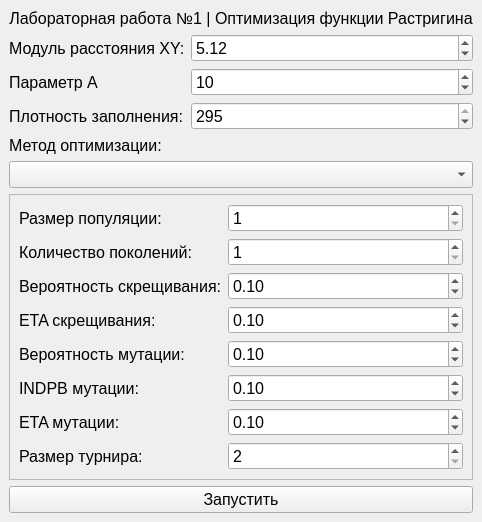
<?xml version="1.0" encoding="UTF-8"?>
<ui version="4.0">
 <class>MainWindow</class>
 <widget class="QMainWindow" name="MainWindow">
  <property name="geometry">
   <rect>
    <x>0</x>
    <y>0</y>
    <width>360</width>
    <height>370</height>
   </rect>
  </property>
  <property name="font">
   <font>
    <pointsize>12</pointsize>
   </font>
  </property>
  <property name="windowTitle">
   <string>Настройки</string>
  </property>
  <widget class="QWidget" name="centralwidget">
   <property name="enabled">
    <bool>true</bool>
   </property>
   <property name="layoutDirection">
    <enum>Qt::LeftToRight</enum>
   </property>
   <property name="autoFillBackground">
    <bool>false</bool>
   </property>
   <property name="inputMethodHints">
    <set>Qt::ImhNone</set>
   </property>
   <layout class="QVBoxLayout" name="verticalLayout">
    <item>
     <widget class="QLabel" name="label">
      <property name="enabled">
       <bool>true</bool>
      </property>
      <property name="maximumSize">
       <size>
        <width>10000</width>
        <height>30</height>
       </size>
      </property>
      <property name="font">
       <font>
        <pointsize>12</pointsize>
        <weight>50</weight>
        <italic>false</italic>
        <bold>false</bold>
        <underline>false</underline>
        <strikeout>false</strikeout>
        <kerning>true</kerning>
       </font>
      </property>
      <property name="layoutDirection">
       <enum>Qt::LeftToRight</enum>
      </property>
      <property name="autoFillBackground">
       <bool>false</bool>
      </property>
      <property name="frameShape">
       <enum>QFrame::NoFrame</enum>
      </property>
      <property name="frameShadow">
       <enum>QFrame::Plain</enum>
      </property>
      <property name="text">
       <string>Лабораторная работа №1 | Оптимизация функции Растригина</string>
      </property>
      <property name="alignment">
       <set>Qt::AlignHCenter|Qt::AlignTop</set>
      </property>
      <property name="wordWrap">
       <bool>false</bool>
      </property>
     </widget>
    </item>
    <item>
     <layout class="QFormLayout" name="formLayout_3">
      <item row="0" column="0">
       <widget class="QLabel" name="label_xy">
        <property name="font">
         <font>
          <pointsize>12</pointsize>
         </font>
        </property>
        <property name="text">
         <string>Модуль расстояния XY:</string>
        </property>
       </widget>
      </item>
      <item row="0" column="1">
       <widget class="QDoubleSpinBox" name="doubleSpinBox_xy">
        <property name="wrapping">
         <bool>false</bool>
        </property>
        <property name="frame">
         <bool>true</bool>
        </property>
        <property name="readOnly">
         <bool>false</bool>
        </property>
        <property name="minimum">
         <double>0.100000000000000</double>
        </property>
        <property name="maximum">
         <double>10.240000000000000</double>
        </property>
        <property name="value">
         <double>5.120000000000000</double>
        </property>
       </widget>
      </item>
      <item row="2" column="0">
       <widget class="QLabel" name="label_density">
        <property name="text">
         <string>Плотность заполнения:</string>
        </property>
       </widget>
      </item>
      <item row="2" column="1">
       <widget class="QSpinBox" name="spinBox_density">
        <property name="minimum">
         <number>10</number>
        </property>
        <property name="maximum">
         <number>295</number>
        </property>
        <property name="singleStep">
         <number>5</number>
        </property>
        <property name="value">
         <number>295</number>
        </property>
       </widget>
      </item>
      <item row="1" column="0">
       <widget class="QLabel" name="label_a_param">
        <property name="text">
         <string>Параметр А</string>
        </property>
       </widget>
      </item>
      <item row="1" column="1">
       <widget class="QSpinBox" name="spinBox_a_param">
        <property name="value">
         <number>10</number>
        </property>
       </widget>
      </item>
     </layout>
    </item>
    <item>
     <spacer name="verticalSpacer">
      <property name="orientation">
       <enum>Qt::Vertical</enum>
      </property>
      <property name="sizeHint" stdset="0">
       <size>
        <width>20</width>
        <height>40</height>
       </size>
      </property>
     </spacer>
    </item>
    <item>
     <widget class="QLabel" name="label_method">
      <property name="font">
       <font>
        <pointsize>12</pointsize>
        <weight>50</weight>
        <bold>false</bold>
       </font>
      </property>
      <property name="text">
       <string>Метод оптимизации:</string>
      </property>
     </widget>
    </item>
    <item>
     <widget class="QComboBox" name="comboBox_method"/>
    </item>
    <item>
     <widget class="QFrame" name="frame_genetic_params">
      <property name="enabled">
       <bool>true</bool>
      </property>
      <property name="frameShape">
       <enum>QFrame::StyledPanel</enum>
      </property>
      <property name="frameShadow">
       <enum>QFrame::Raised</enum>
      </property>
      <layout class="QVBoxLayout" name="verticalLayout_2">
       <item>
        <layout class="QFormLayout" name="formLayout_2">
         <property name="horizontalSpacing">
          <number>6</number>
         </property>
         <item row="0" column="0">
          <widget class="QLabel" name="label_population_size">
           <property name="text">
            <string>Размер популяции:</string>
           </property>
          </widget>
         </item>
         <item row="0" column="1">
          <widget class="QSpinBox" name="spinBox_population_size">
           <property name="minimum">
            <number>1</number>
           </property>
           <property name="maximum">
            <number>1000000</number>
           </property>
          </widget>
         </item>
         <item row="1" column="0">
          <widget class="QLabel" name="label_n_generations">
           <property name="text">
            <string>Количество поколений:</string>
           </property>
          </widget>
         </item>
         <item row="1" column="1">
          <widget class="QSpinBox" name="spinBox_n_generations">
           <property name="minimum">
            <number>1</number>
           </property>
           <property name="maximum">
            <number>1000000</number>
           </property>
          </widget>
         </item>
         <item row="2" column="0">
          <widget class="QLabel" name="label_cx_prob">
           <property name="text">
            <string>Вероятность скрещивания:</string>
           </property>
          </widget>
         </item>
         <item row="2" column="1">
          <widget class="QDoubleSpinBox" name="doubleSpinBox_cx_prob">
           <property name="maximum">
            <double>1.000000000000000</double>
           </property>
           <property name="singleStep">
            <double>0.010000000000000</double>
           </property>
           <property name="value">
            <double>0.100000000000000</double>
           </property>
          </widget>
         </item>
         <item row="3" column="0">
          <widget class="QLabel" name="label_mate_eta">
           <property name="text">
            <string>ETA скрещивания:</string>
           </property>
          </widget>
         </item>
         <item row="3" column="1">
          <widget class="QDoubleSpinBox" name="doubleSpinBox_mate_eta">
           <property name="maximum">
            <double>1.000000000000000</double>
           </property>
           <property name="singleStep">
            <double>0.010000000000000</double>
           </property>
           <property name="value">
            <double>0.100000000000000</double>
           </property>
          </widget>
         </item>
         <item row="4" column="0">
          <widget class="QLabel" name="label_mut_prob">
           <property name="text">
            <string>Вероятность мутации:</string>
           </property>
          </widget>
         </item>
         <item row="4" column="1">
          <widget class="QDoubleSpinBox" name="doubleSpinBox_mut_prob">
           <property name="maximum">
            <double>1.000000000000000</double>
           </property>
           <property name="singleStep">
            <double>0.010000000000000</double>
           </property>
           <property name="value">
            <double>0.100000000000000</double>
           </property>
          </widget>
         </item>
         <item row="5" column="0">
          <widget class="QLabel" name="label_mutate_indpb">
           <property name="text">
            <string>INDPB мутации:</string>
           </property>
          </widget>
         </item>
         <item row="5" column="1">
          <widget class="QDoubleSpinBox" name="doubleSpinBox_mutate_indpb">
           <property name="maximum">
            <double>1.000000000000000</double>
           </property>
           <property name="singleStep">
            <double>0.010000000000000</double>
           </property>
           <property name="value">
            <double>0.100000000000000</double>
           </property>
          </widget>
         </item>
         <item row="6" column="0">
          <widget class="QLabel" name="label_mutate_eta">
           <property name="text">
            <string>ETA мутации:</string>
           </property>
          </widget>
         </item>
         <item row="6" column="1">
          <widget class="QDoubleSpinBox" name="doubleSpinBox_mutate_eta">
           <property name="maximum">
            <double>1.000000000000000</double>
           </property>
           <property name="singleStep">
            <double>0.010000000000000</double>
           </property>
           <property name="value">
            <double>0.100000000000000</double>
           </property>
          </widget>
         </item>
         <item row="7" column="0">
          <widget class="QLabel" name="label_tournsize">
           <property name="text">
            <string>Размер турнира:</string>
           </property>
          </widget>
         </item>
         <item row="7" column="1">
          <widget class="QSpinBox" name="spinBox_tournsize">
           <property name="minimum">
            <number>2</number>
           </property>
           <property name="maximum">
            <number>1000000</number>
           </property>
           <property name="value">
            <number>2</number>
           </property>
          </widget>
         </item>
        </layout>
       </item>
      </layout>
     </widget>
    </item>
    <item>
     <widget class="QPushButton" name="pushButton_start">
      <property name="text">
       <string>Запустить</string>
      </property>
     </widget>
    </item>
   </layout>
  </widget>
 </widget>
 <resources/>
 <connections/>
</ui>
